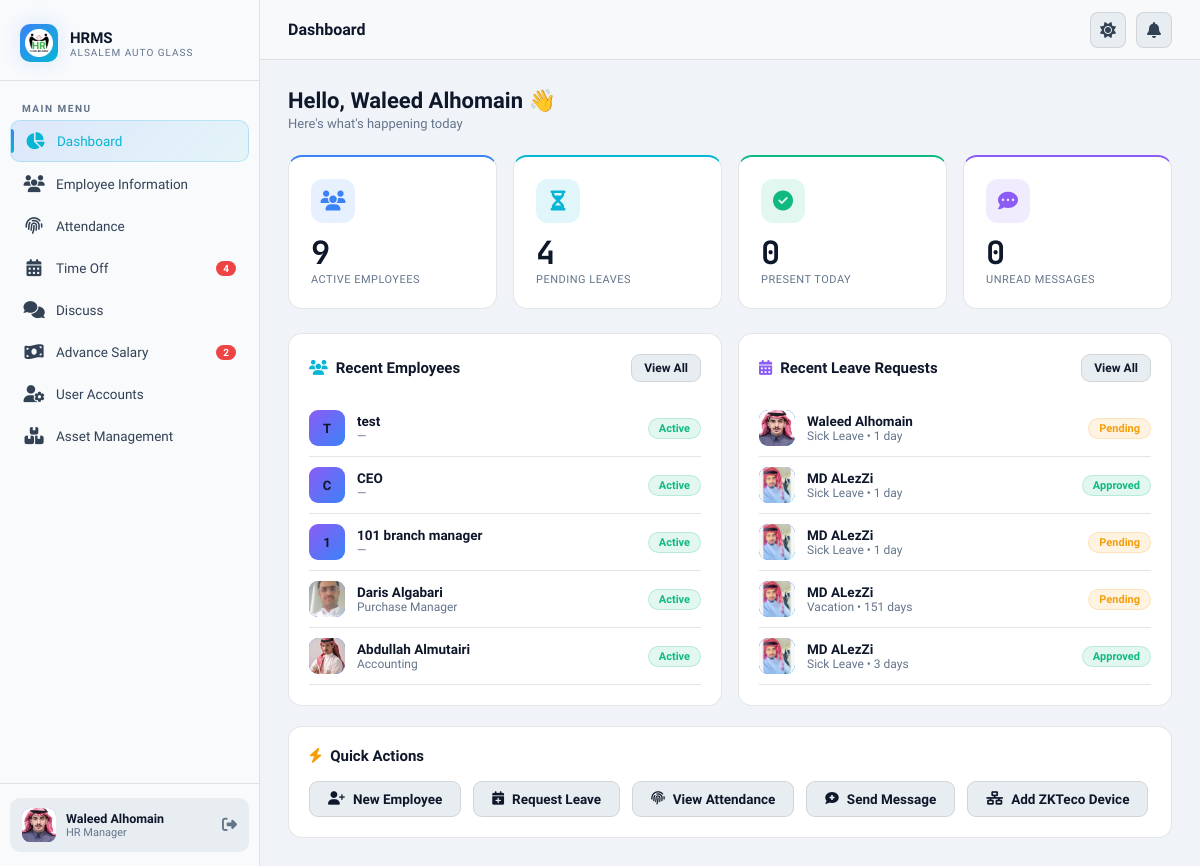
/ (signed in), run on an earlier commit of the app's database.
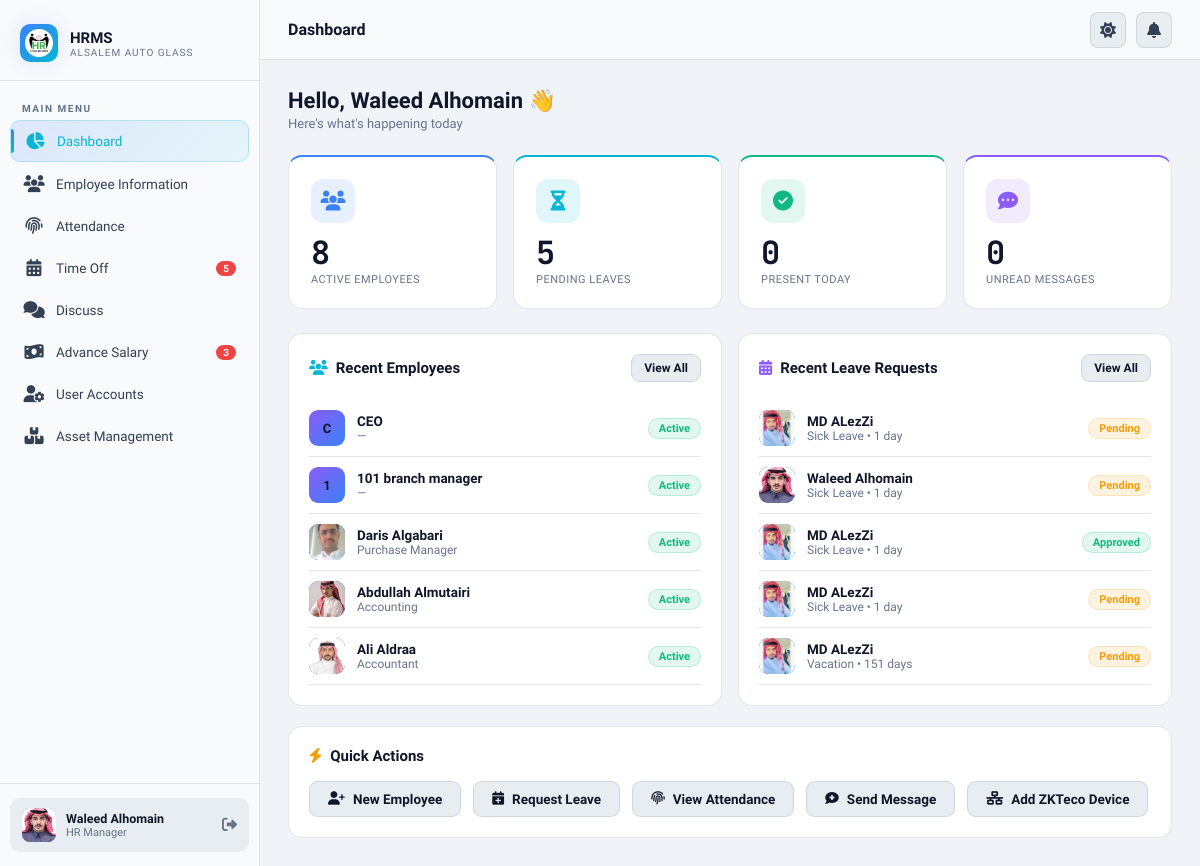
And on a later commit of the database.
### core/models.py (models this page shows, shortened)
class Employee(AbstractBaseUser, PermissionsMixin):
    ROLE_CHOICES = [
        ("ceo", "CEO 👑"),
        ("hr", "HR ⭐ "),
        ("manager", "Manager"),
        ("branch_manager", "Branch Manager"),
        ("officer", "Officer"),
        ("employee", "Employee"),
    ]
    ADVANCE_ROLE_CHOICES = [
        ("top_manager", "Top Manager"),
        ("accountant", "Accountant"),
        ("sub_accountant", "Sub Accountant"),
        ("bank_user", "Bank User"),
    ]
    advance_role = models.CharField(
        max_length=20,
        choices=ADVANCE_ROLE_CHOICES,
        blank=True,
        default="",
    )
    iqama_number = models.CharField(
        max_length=20,
        unique=True,
        validators=[RegexValidator(r"^\d+$", "Only numbers allowed")],
    )
    is_active = models.BooleanField(default=True)
    is_staff = models.BooleanField(default=False)
    date_joined = models.DateTimeField(default=timezone.now)
    full_name = models.CharField(max_length=200)
    role = models.CharField(max_length=20, choices=ROLE_CHOICES, default="employee")
    nationality = models.CharField(max_length=100, blank=True)
    date_of_birth = models.DateField(null=True, blank=True)
    place_of_birth = models.CharField(max_length=100, blank=True)
    gender = models.CharField(
        max_length=10, choices=[("male", "Male"), ("female", "Female")], blank=True
    )
    marital_status = models.CharField(
        max_length=20,
        choices=[
            ("single", "Single"),
            ("married", "Married"),
            ("divorced", "Divorced"),
            ("widowed", "Widowed"),
        ],
        blank=True,
    )
    number_of_dependents = models.IntegerField(default=0)
    religion = models.CharField(
        max_length=50,
        choices=[
            ("islam", "Islam"),
            ("christianity", "Christianity"),
            ("hinduism", "Hinduism"),
            ("buddhism", "Buddhism"),
            ("sikhism", "Sikhism"),
            ("judaism", "Judaism"),
            ("other", "Other"),
        ],
        blank=True,
    )
    personal_photo = models.ImageField(upload_to="photos/", null=True, blank=True)
    passport_number = models.CharField(max_length=50, blank=True)
    passport_expiry = models.DateField(null=True, blank=True)
    mobile_number = models.CharField(max_length=20, blank=True)
    alt_mobile_number = models.CharField(max_length=20, blank=True)
    email = models.EmailField(blank=True)
    current_address = models.TextField(blank=True)
    city = models.CharField(max_length=100, blank=True)
    country = CountryField(default="SA", blank=True)
    emergency_contact_name = models.CharField(max_length=200, blank=True)
    emergency_relationship = models.CharField(
        max_length=100,
        choices=[
            ("spouse", "Spouse"),
            ("parent", "Parent"),
            ("child", "Child"),
            ("sibling", "Sibling"),
            ("friend", "Friend"),
            ("other", "Other"),
        ],
        blank=True,
    )
    emergency_contact_number = models.CharField(max_length=20, blank=True)
    social_insurance_number = models.CharField(max_length=50, blank=True)
    bank_account_iban = models.CharField(max_length=50, blank=True)
    bank_name = models.CharField(
        max_length=50,
        choices=[
            ("alrajhi", "Al Rajhi Bank"),
            ("alinma", "Alinma Bank"),
            ("riyad", "Riyad Bank"),
            ("snb", "Saudi National Bank (SNB)"),
            ("sabb", "SABB (Saudi British Bank)"),
            ("albilad", "Bank Albilad"),
            ("aljazira", "Bank Aljazira"),
            ("arab_national", "Arab National Bank"),
            ("gulf_international", "Gulf International Bank"),
            ("saudi_investment", "The Saudi Investment Bank"),
            ("emirates_nbd", "Emirates NBD"),
            ("bank_muscat", "Bank Muscat"),
            ("other", "Other"),
        ],
        blank=True,
    )
    iqama_expiry_date = models.DateField(null=True, blank=True)
    profession_per_iqama = models.CharField(max_length=200, blank=True)
    employee_id = models.CharField(max_length=50, unique=True, blank=True, null=True)
    zkteco_uid = models.CharField(
        max_length=20,
        blank=True,
        null=True,
        help_text="Numeric User ID assigned by the ZKTeco device (shown in device logs)",
    )
    job_title = models.CharField(max_length=200, blank=True)
    department = models.ForeignKey(
        Department, null=True, blank=True, on_delete=models.SET_NULL
    )
    branch = models.CharField(max_length=200, blank=True)
    hiring_date = models.DateField(null=True, blank=True)
    contract_type = models.CharField(
        max_length=20,
        choices=[
            ("full_time", "Full-time"),
            ("part_time", "Part-time"),
            ("temporary", "Temporary"),
        ],
        blank=True,
    )
    contract_duration = models.CharField(max_length=100, blank=True)
    contract_start = models.DateField(null=True, blank=True)
    contract_end = models.DateField(null=True, blank=True)
    probation_period = models.IntegerField(default=90)
    direct_manager = models.ForeignKey(
        "self",
        null=True,
        blank=True,
        on_delete=models.SET_NULL,
        related_name="subordinates",
    )
    work_location = models.CharField(
        max_length=20,
        choices=[
            ("office", "Office"),
            ("branch", "Branch"),
            ("warehouse", "Warehouse"),
        ],
        blank=True,
    )
    employment_status = models.CharField(
        max_length=20,
        choices=[
            ("active", "Active"),
            ("suspended", "Suspended"),
            ("terminated", "Terminated"),
        ],
        default="active",
    )
    reason_for_termination = models.TextField(blank=True)
    working_days = models.CharField(max_length=200, blank=True)
    working_hours = models.DecimalField(max_digits=4, decimal_places=1, default=8)
    work_system = models.CharField(
        max_length=20,
        choices=[("fixed", "Fixed"), ("shifts", "Shifts")],
        default="fixed",
    )
    work_start_time = models.TimeField(null=True, blank=True)
    work_end_time = models.TimeField(null=True, blank=True)
    lunch_break_minutes = models.IntegerField(default=60)
    weekly_off_days = models.CharField(
        max_length=100, blank=True, default="Friday,Saturday"
    )
    job_description = models.TextField(blank=True)
    basic_salary = models.DecimalField(max_digits=10, decimal_places=2, default=0)
    housing_allowance = models.DecimalField(max_digits=10, decimal_places=2, default=0)
    proficiency_allowance = models.DecimalField(
        max_digits=10, decimal_places=2, default=0
    )
    other_allowances = models.DecimalField(max_digits=10, decimal_places=2, default=0)
    salary_payment_method = models.CharField(
        max_length=20,
        choices=[("bank", "Bank Transfer"), ("cash", "Cash")],
        default="bank",
    )
    salary_payment_date = models.IntegerField(default=1)
    objects = EmployeeManager()
    USERNAME_FIELD = "iqama_number"
    REQUIRED_FIELDS = ["full_name"]
    @property
    def is_hr(self):
        return self.role == "hr" or self.is_superuser or self.is_staff

class TimeOffRequest(models.Model):
    STATUS_CHOICES = [
        ("pending", "Pending"),
        ("approved", "Approved"),
        ("refused", "Refused"),
        ("cancelled", "Cancelled"),
    ]
    APPROVAL_STATE_CHOICES = [
        ("draft", "Draft"),
        ("submitted", "Submitted"),
        ("branch_approved", "Branch Manager Approved"),
        ("manager_approved", "Manager Approved"),
        ("ceo_approved", "CEO Approved"),
        ("hr_approved", "HR Approved"),
        ("approved", "Approved"),
        ("refused", "Refused"),
    ]
    REQUESTER_ROLE_CHOICES = [
        ("employee", "Employee"),
        ("officer", "Officer"),
        ("branch_manager", "Branch Manager"),
        ("manager", "Manager"),
        ("hr", "HR"),
    ]
    status = models.CharField(max_length=20, choices=STATUS_CHOICES, default="pending")
    approval_state = models.CharField(
        max_length=20, choices=APPROVAL_STATE_CHOICES, default="draft"
    )
    requester_role = models.CharField(
        max_length=20, choices=REQUESTER_ROLE_CHOICES, blank=True
    )
    refused_reason = models.TextField(blank=True)
    employee = models.ForeignKey(
        Employee, on_delete=models.CASCADE, related_name="time_off_requests"
    )
    leave_type = models.ForeignKey(TimeOffType, on_delete=models.CASCADE)
    date_from = models.DateField()
    date_to = models.DateField()
    supporting_document = models.FileField(
        upload_to="timeoff_documents/",
        null=True,
        blank=True,
    )
    reason = models.TextField(blank=True)
    status = models.CharField(max_length=20, choices=STATUS_CHOICES, default="pending")
    approved_by = models.ForeignKey(
        Employee,
        null=True,
        blank=True,
        on_delete=models.SET_NULL,
        related_name="approved_requests",
    )
    created_at = models.DateTimeField(auto_now_add=True)
    @property
    def days_count(self):
        return (self.date_to - self.date_from).days + 1

class TimeOffType(models.Model):
    name = models.CharField(max_length=100)
    days_allowed = models.IntegerField(default=0)
    color = models.CharField(max_length=20, default="#4f46e5")

### core/views.py (the view, shortened to what this page needs)
# urls.py: path("", views.dashboard, name="dashboard"),
@login_required
def dashboard(request):
    if request.user.is_hr:
        total_employees = Employee.objects.filter(employment_status="active").count()
        pending_leaves = TimeOffRequest.objects.filter(status="pending").count()
        today = timezone.now().date()
        present_today = AttendanceRecord.objects.filter(date=today).count()
        unread_messages = Message.objects.filter(
            receiver=request.user, is_read=False
        ).count()
        recent_employees = Employee.objects.filter(employment_status="active").order_by(
            "-date_joined"
        )[:5]
        recent_leaves = TimeOffRequest.objects.order_by("-created_at")[:5]
        context = {
            "total_employees": total_employees,
            "pending_leaves": pending_leaves,
            "present_today": present_today,
            "unread_messages": unread_messages,
            "recent_employees": recent_employees,
            "recent_leaves": recent_leaves,
            "is_hr_dashboard": True,
        }
        return render(request, "dashboard.html", context)

### core/context_processors.py (called while the page is built)
def notification_counts(request):
    if request.user.is_authenticated:
        return {
            "pending_count": TimeOffRequest.objects.filter(status="pending").count(),
            "unread_count": Message.objects.filter(
                receiver=request.user, is_read=False
            ).count(),
            "pending_advance_count": (
                AdvanceSalaryRequest.objects.filter(status="pending").count()
                if request.user.is_hr
                else 0
            ),
        }
    return {
        "pending_count": 0,
        "unread_count": 0,
        "pending_advance_count": 0,
    }

### templates/dashboard.html (shortened to what the changed rows need)
{% extends 'base.html' %}
{% block content %}
<div class="grid-4" style="margin-bottom:24px;">
  <div class="stat-card blue stagger-1" onclick="window.location='{% url 'employee_list' %}'" style="cursor:pointer;">
    <div class="stat-icon blue"><i class="fa-solid fa-users" style="color:var(--accent)"></i></div>
    <div class="stat-value">{{ total_employees }}</div>
    <div class="stat-label">Active Employees</div>
  </div>
  <div class="stat-card cyan stagger-2" onclick="window.location='{% url 'timeoff_list' %}'" style="cursor:pointer;">
    <div class="stat-icon cyan"><i class="fas fa-hourglass-half" style="color:var(--accent2)"></i></div>
    <div class="stat-value">{{ pending_leaves }}</div>
    <div class="stat-label">Pending Leaves</div>
  </div>
</div>
<div class="grid-2">
  <div class="card stagger-5">
    {% for emp in recent_employees %}
    <a href="{% url 'employee_detail' emp.pk %}" style="display:flex;align-items:center;gap:12px;padding:10px 0;border-bottom:1px solid var(--border);text-decoration:none;color:var(--text);transition:all 0.2s;" onmouseover="this.style.paddingLeft='8px'" onmouseout="this.style.paddingLeft='0'">
      <div class="emp-avatar">
        {% if emp.personal_photo %}<img src="{{ emp.personal_photo.url }}" alt="">{% else %}{{ emp.full_name|first|upper }}{% endif %}
      </div>
      <div style="flex:1;min-width:0;">
        <div style="font-size:13.5px;font-weight:600;white-space:nowrap;overflow:hidden;text-overflow:ellipsis;">{{ emp.full_name }}</div>
        <div style="font-size:12px;color:var(--text3);">{{ emp.job_title|default:"—" }}</div>
      </div>
      <span class="badge badge-{% if emp.employment_status == 'active' %}success{% elif emp.employment_status == 'suspended' %}warning{% else %}danger{% endif %}">
        {{ emp.get_employment_status_display }}
      </span>
    </a>
    {% empty %}
    <div style="text-align:center;color:var(--text3);padding:30px 0;font-size:13px;">No employees yet</div>
    {% endfor %}
  </div>
  <div class="card stagger-6">
    {% for req in recent_leaves %}
    <div style="display:flex;align-items:center;gap:12px;padding:10px 0;border-bottom:1px solid var(--border);">
      <div class="emp-avatar" style="background:linear-gradient(135deg,var(--accent3),var(--accent2));">
    {% if req.employee.personal_photo %}
      <img src="{{ req.employee.personal_photo.url }}" alt="">
    {% else %}
      {{ req.employee.full_name|first|upper }}
    {% endif %}
  </div>
      <div style="flex:1;min-width:0;">
        <div style="font-size:13.5px;font-weight:600;white-space:nowrap;overflow:hidden;text-overflow:ellipsis;">{{ req.employee.full_name }}</div>
        <div style="font-size:12px;color:var(--text3);">{{ req.leave_type.name }} &bull; {{ req.days_count }} day{{ req.days_count|pluralize }}</div>
      </div>
      <span class="badge badge-{% if req.status == 'approved' %}success{% elif req.status == 'refused' %}danger{% elif req.status == 'cancelled' %}gray{% else %}warning{% endif %}">
        {{ req.get_status_display }}
      </span>
    </div>
    {% empty %}
    <div style="text-align:center;color:var(--text3);padding:30px 0;font-size:13px;">No leave requests</div>
    {% endfor %}
  </div>
</div>
{% endblock %}

### templates/base.html (shortened to what the changed rows need)
{% load static %}
<!DOCTYPE html>
<html lang="en">
<head>
  <link rel="stylesheet" href="{% static 'css/main.css' %}">
  <link rel="stylesheet" href="https://cdnjs.cloudflare.com/ajax/libs/font-awesome/6.5.0/css/all.min.css">
</head>
<body>
  <div class="app-wrapper">
    <aside class="sidebar" id="sidebar">
      <nav class="sidebar-nav">
        <a href="{% url 'timeoff_list' %}"
          class="nav-item {% if 'timeoff' in request.resolver_match.url_name %}active{% endif %}">
          <span class="nav-icon"><i class="fa-solid fa-calendar-days"></i></span>
          Time Off
          {% if pending_count %}<span class="nav-badge">{{ pending_count }}</span>{% endif %}
        </a>
        <a href="{% url 'advance_salary_list' %}"
          class="nav-item {% if 'advance' in request.resolver_match.url_name %}active{% endif %}">
          <span class="nav-icon"><i class="fa-solid fa-money-bill-wave"></i></span>
          Advance Salary
          {% if pending_advance_count %}<span class="nav-badge">{{ pending_advance_count }}</span>{% endif %}
        </a>
      </nav>
    </aside>
    <div class="main-content">
      <main class="page-content">
        {% block content %}{% endblock %}
      </main>
    </div>
  </div>
  <link href="https://cdn.jsdelivr.net/npm/select2@4.1.0-rc.0/dist/css/select2.min.css" rel="stylesheet" />
</body>
</html>

What changed in the data, as far as the page shows it:
removed Employee: full_name|first "T", full_name "test", job_title "—", employment_status "Active"
no longer on this page (row unchanged): TimeOffRequest: employee.personal_photo (picture), employee.full_name "MD ALezZi", leave_type.name "Sick Leave", days_count "3", status "Approved"
now on this page (row unchanged): Employee: personal_photo (picture), full_name "Ali Aldraa", job_title "Accountant", employment_status "Active"
added TimeOffRequest: employee.personal_photo (picture), employee.full_name "MD ALezZi", leave_type.name "Sick Leave", days_count "1", status "Pending"
Also different on the page:
{{ pending_count }}: "4" → "5"
{{ pending_advance_count }}: "2" → "3"
{{ total_employees }}: "9" → "8"
{{ pending_leaves }}: "4" → "5"
